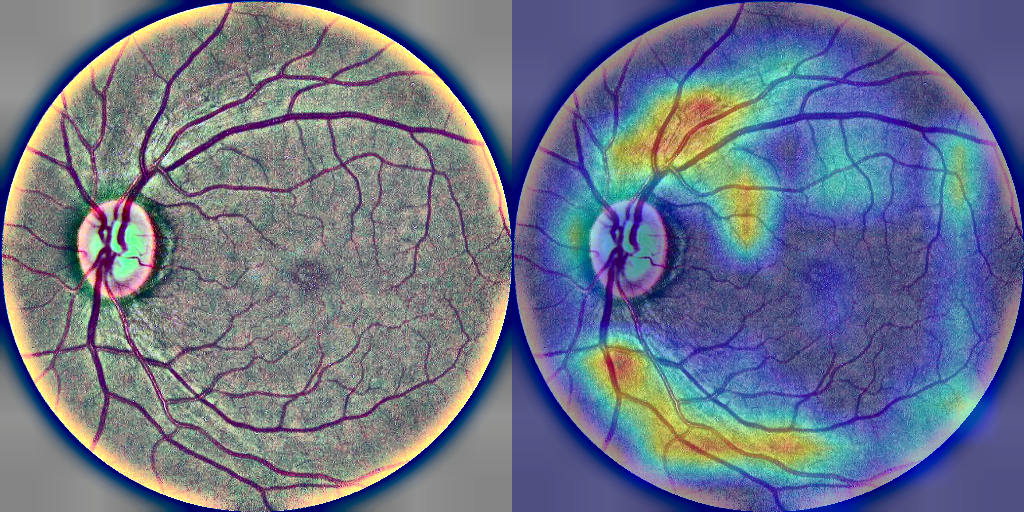
#> input picture reports/gradcam/gradcam_0125fbd2e791_class0.png, 1024 x 512 px
$ python -i enhance.py   (imports and definitions only)
#> lines starting #> are read from the running program, lines starting #| are printed output that depends on the picture
#> further down, picture is the input picture: shape (512, 1024, 3); mean B, G, R 137, 115.5, 107.6
import cv2
import numpy as np

def ben_graham(
    image: np.ndarray,
    sigmaX: int = 10,
    alpha: float = 4.0,
    beta: float = -4.0,
    gamma: float = 128.0,
) -> np.ndarray:
    blurred = cv2.GaussianBlur(image, (0, 0), sigmaX)
    enhanced = cv2.addWeighted(image, alpha, blurred, beta, gamma)
    return np.clip(enhanced, 0, 255).astype(np.uint8)

def apply_clahe(
    image: np.ndarray,
    clip_limit: float = 2.0,
    tile_grid_size: tuple[int, int] = (8, 8),
) -> np.ndarray:
#> called with clip_limit = 2, tile_grid_size = (8, 8)
    lab = cv2.cvtColor(image, cv2.COLOR_BGR2LAB)
#> lab: shape (512, 1024, 3); mean of channels 0, 1, 2 125.2, 133.4, 115.4
    l, a, b = cv2.split(lab)
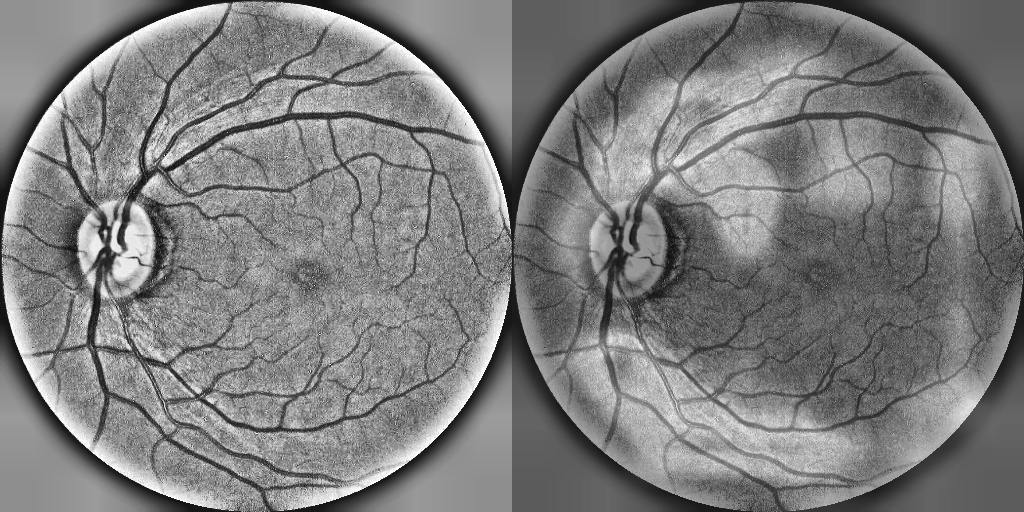
#> l: shape (512, 1024); min 14, max 255, mean 125.2
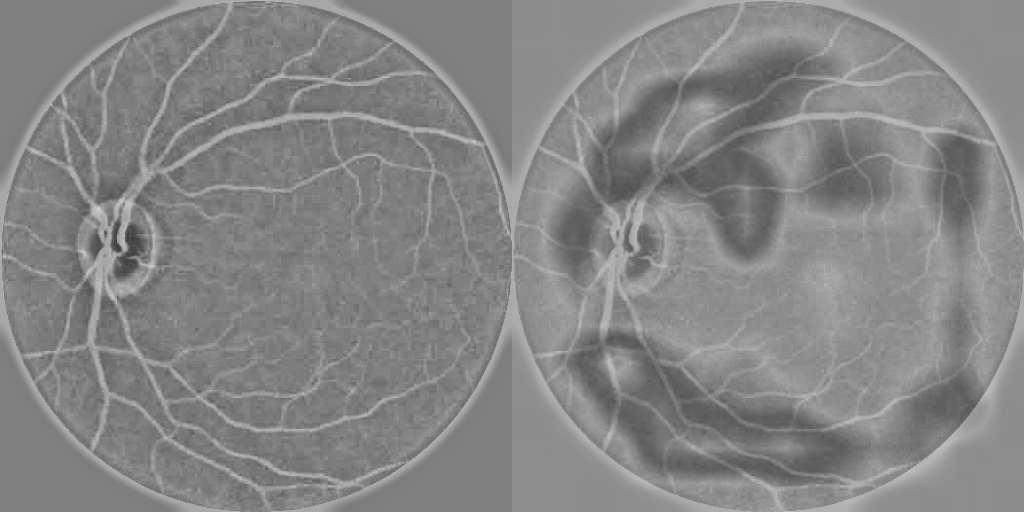
#> a: shape (512, 1024); min 56, max 207, mean 133.4
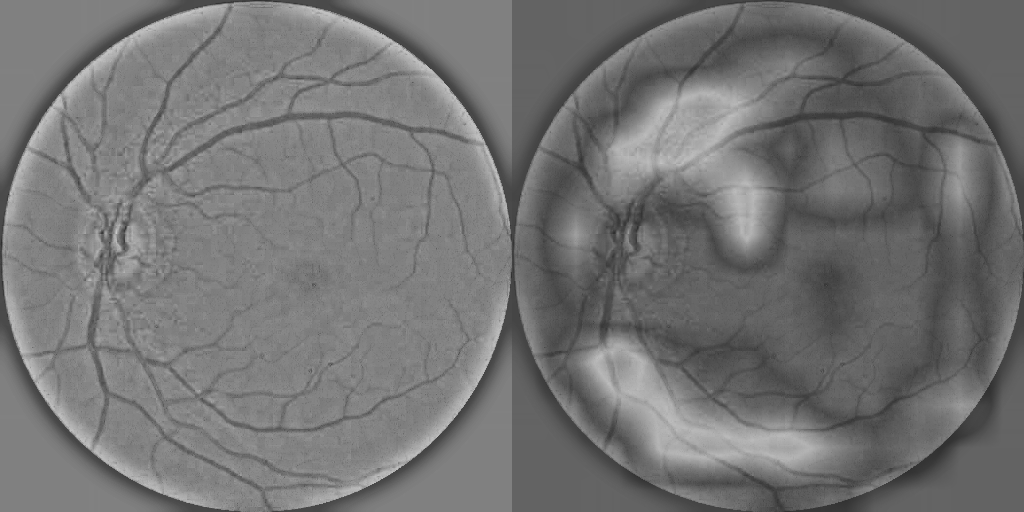
#> b: shape (512, 1024); min 44, max 203, mean 115.4
    clahe = cv2.createCLAHE(clipLimit=clip_limit, tileGridSize=tile_grid_size)
    l_enhanced = clahe.apply(l)
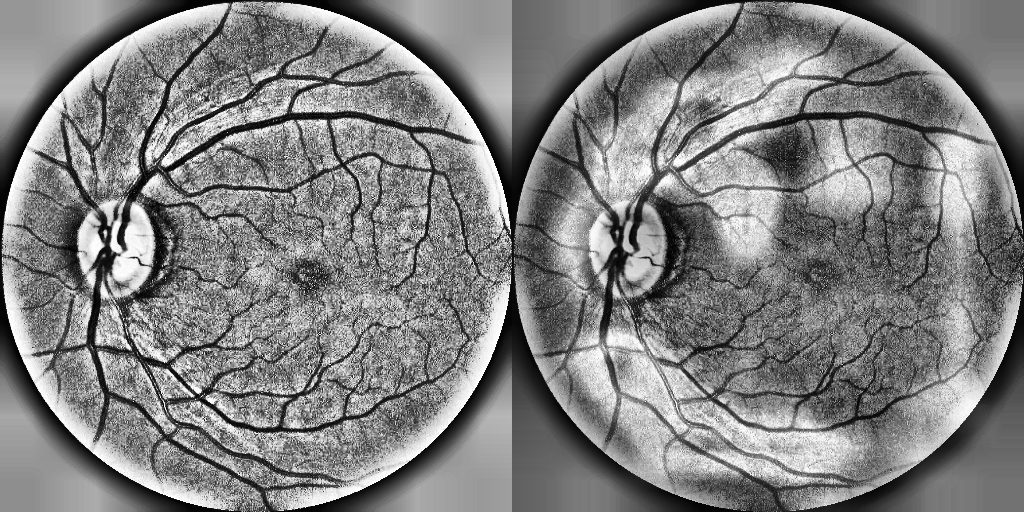
#> l_enhanced: shape (512, 1024); min 1, max 255, mean 127.9
    enhanced_lab = cv2.merge((l_enhanced, a, b))
#> enhanced_lab: shape (512, 1024, 3); mean of channels 0, 1, 2 127.9, 133.4, 115.4
    return cv2.cvtColor(enhanced_lab, cv2.COLOR_LAB2BGR)
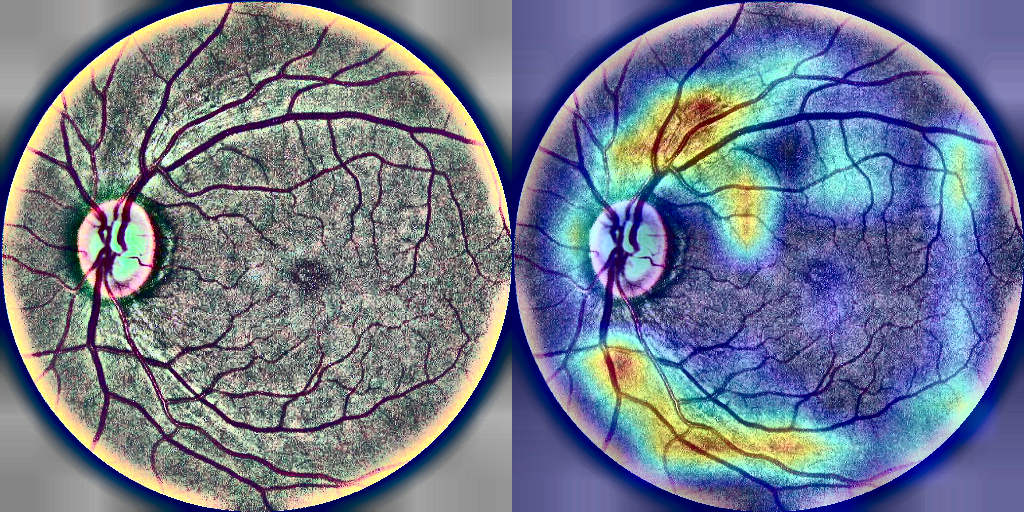
#> returned value: shape (512, 1024, 3); mean B, G, R 140.7, 120, 111.5

>>> import cv2
>>> picture = cv2.imread('../reports/gradcam/gradcam_0125fbd2e791_class0.png')
>>> result = apply_clahe(picture)

$ run again, on reports/gradcam/gradcam_025a169a0bb0_class2.png
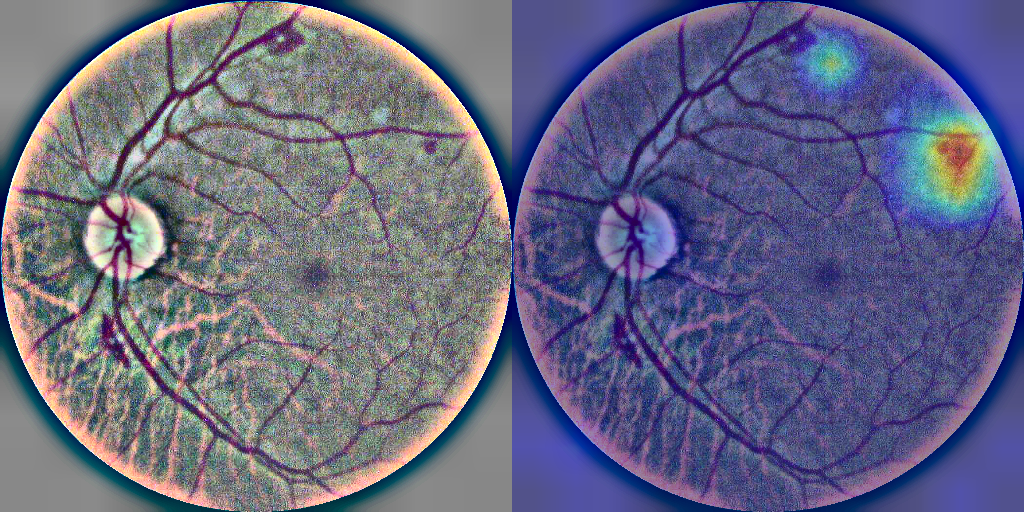
#> input picture reports/gradcam/gradcam_025a169a0bb0_class2.png, 1024 x 512 px
#> picture is the input picture: shape (512, 1024, 3); mean B, G, R 130.5, 103.5, 103
#> lab: shape (512, 1024, 3); mean of channels 0, 1, 2 114.1, 136.4, 113
#> in apply_clahe, `l_enhanced = clahe.apply(l)`:
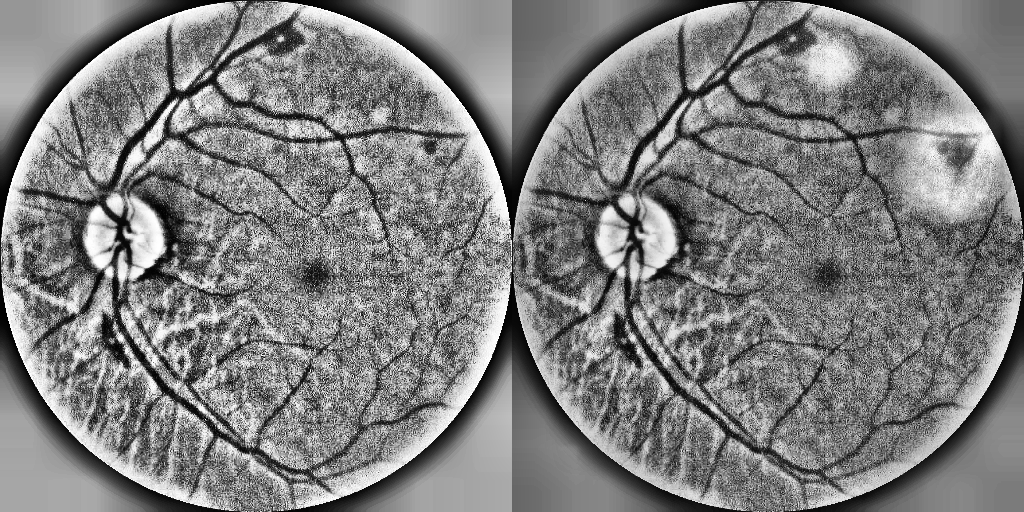
#> l_enhanced: shape (512, 1024); min 0, max 255, mean 126.1
#> enhanced_lab: shape (512, 1024, 3); mean of channels 0, 1, 2 126.1, 136.4, 113
#> in apply_clahe, `return cv2.cvtColor(enhanced_lab, cv2.COLOR_LAB2BGR)`:
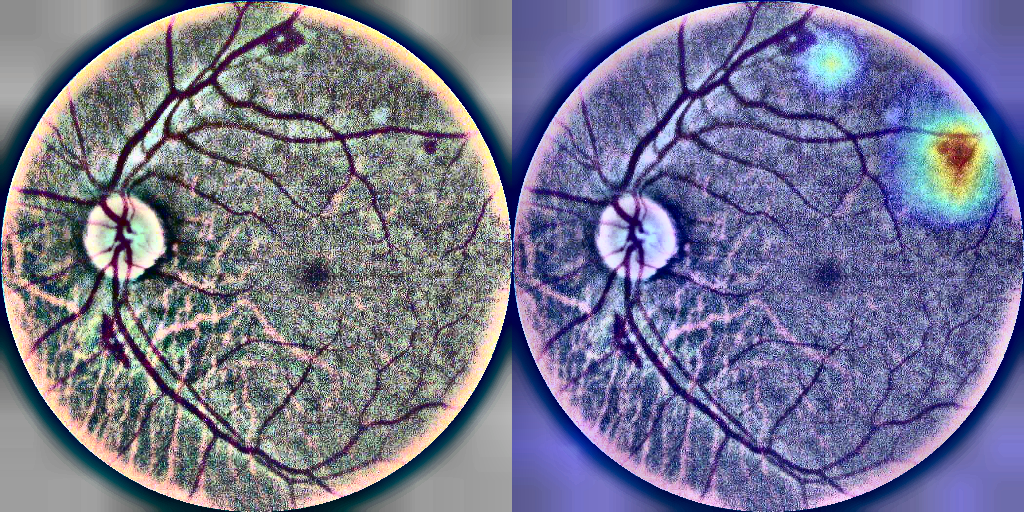
#> returned value: shape (512, 1024, 3); mean B, G, R 143.8, 116.5, 116.4

$ run again, on reports/gradcam/gradcam_04579e31e4be_class0.png
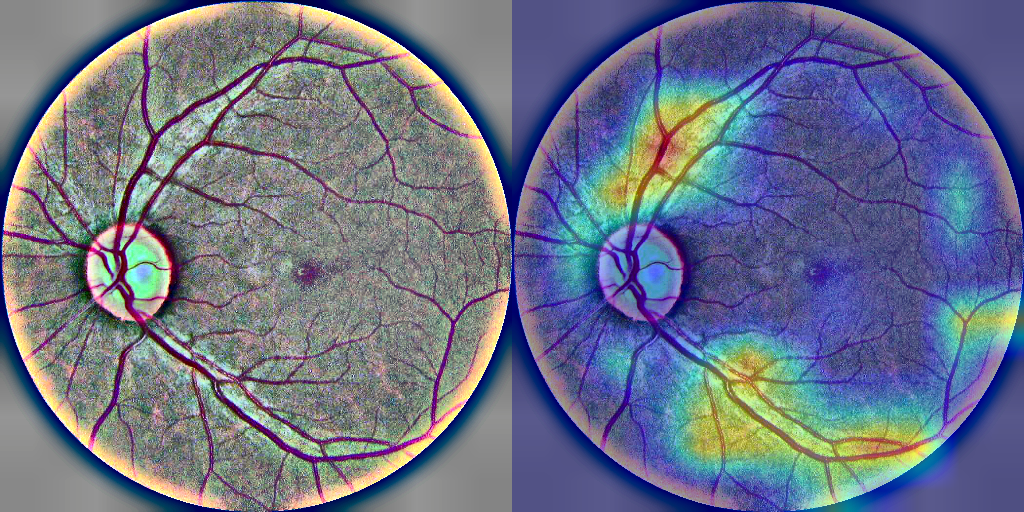
#> input picture reports/gradcam/gradcam_04579e31e4be_class0.png, 1024 x 512 px
#> picture is the input picture: shape (512, 1024, 3); mean B, G, R 135.6, 114, 107.5
#> lab: shape (512, 1024, 3); mean of channels 0, 1, 2 123.9, 133.8, 115.6
#> in apply_clahe, `l_enhanced = clahe.apply(l)`:
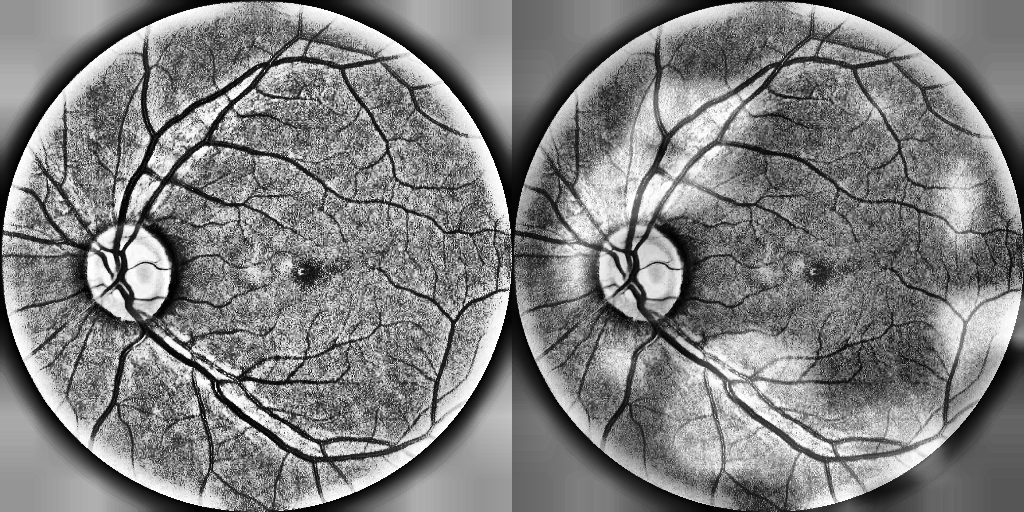
#> l_enhanced: shape (512, 1024); min 0, max 255, mean 127.7
#> enhanced_lab: shape (512, 1024, 3); mean of channels 0, 1, 2 127.7, 133.8, 115.6
#> in apply_clahe, `return cv2.cvtColor(enhanced_lab, cv2.COLOR_LAB2BGR)`:
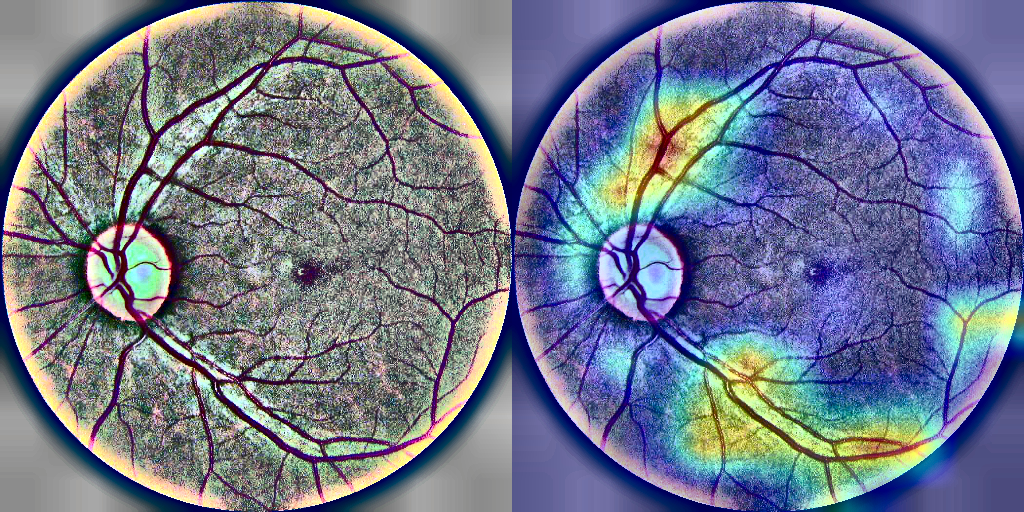
#> returned value: shape (512, 1024, 3); mean B, G, R 140.3, 119.4, 112.5

$ run again, on reports/gradcam/gradcam_0e3572b5884a_class0.png
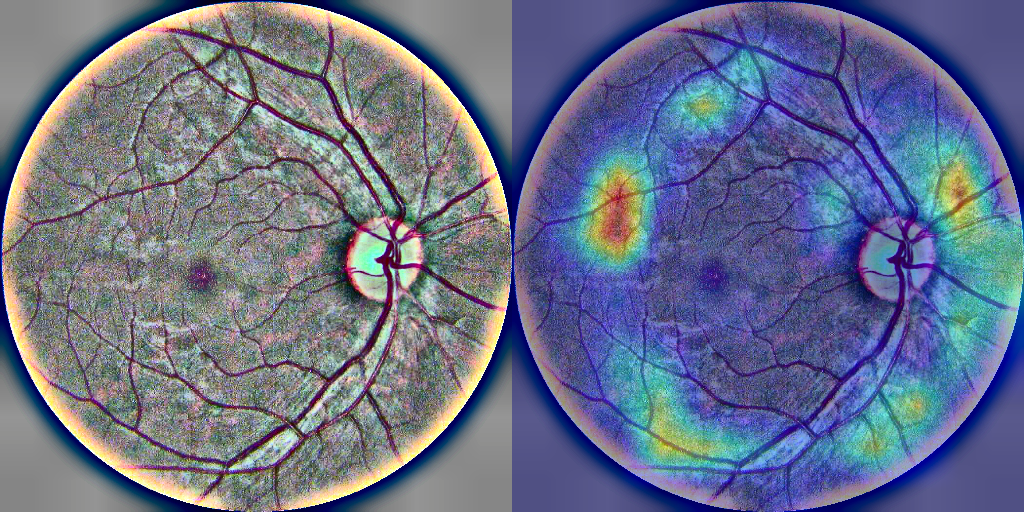
#> input picture reports/gradcam/gradcam_0e3572b5884a_class0.png, 1024 x 512 px
#> picture is the input picture: shape (512, 1024, 3); mean B, G, R 137.5, 111.8, 104.7
#> lab: shape (512, 1024, 3); mean of channels 0, 1, 2 121.6, 134.4, 113.3
#> in apply_clahe, `l_enhanced = clahe.apply(l)`:
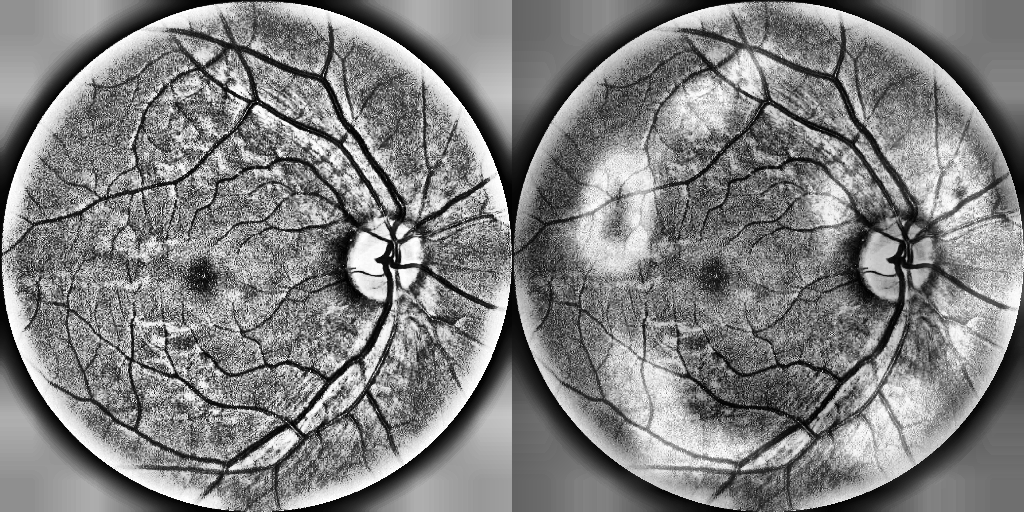
#> l_enhanced: shape (512, 1024); min 0, max 255, mean 128
#> enhanced_lab: shape (512, 1024, 3); mean of channels 0, 1, 2 128, 134.4, 113.3
#> in apply_clahe, `return cv2.cvtColor(enhanced_lab, cv2.COLOR_LAB2BGR)`:
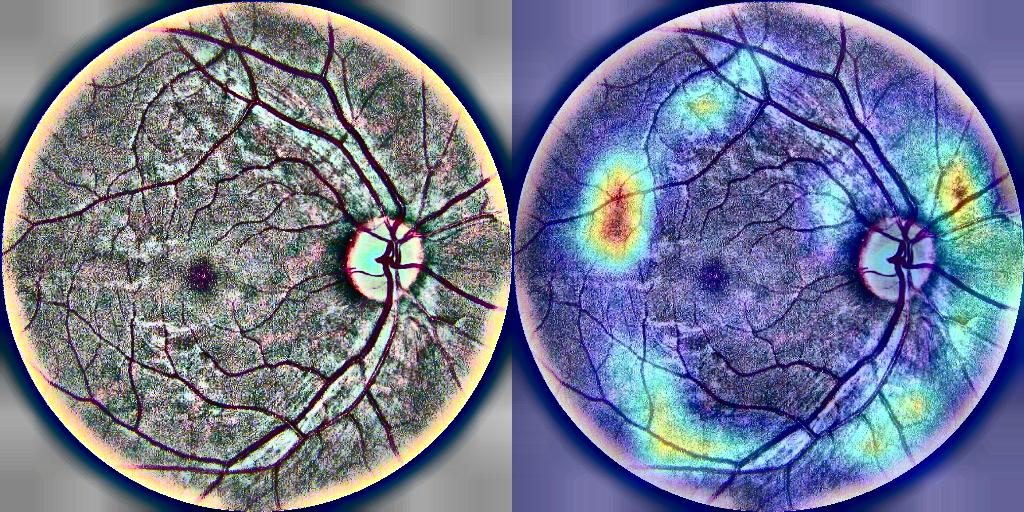
#> returned value: shape (512, 1024, 3); mean B, G, R 144.9, 119.8, 112.4
